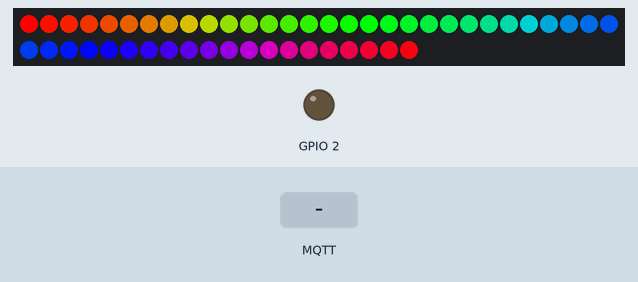
Recording of a sketch running on a simulated ESP8266 (NodeMCU). Parts: 50 RGB LEDs in strip order, left to right, continuing on the next row, output pins drawn as LEDs (lit = HIGH). The test bench sets the inputs (shaded band). WiFi joins after 1.5 s; servers stay silent unless stated; the strip is taken to match the declared colour order; no MQTT or app messages arrive unless stated; what the sketch prints to the serial monitor is not drawn.

Above: at 5.2 s.
5.3 s: MQTT message "5" arrives on the first subscribed topic
At 5.84 s:
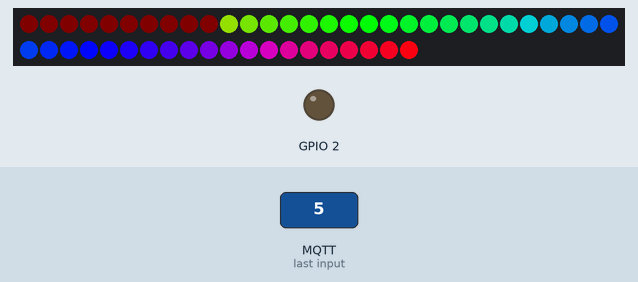
At 6.3 s:
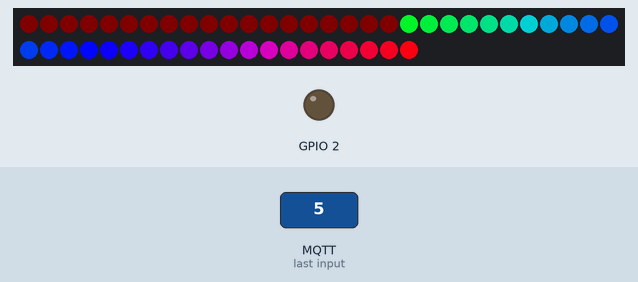
7.7 s: MQTT message "rainbow" arrives on the first subscribed topic
At 8.11 s:
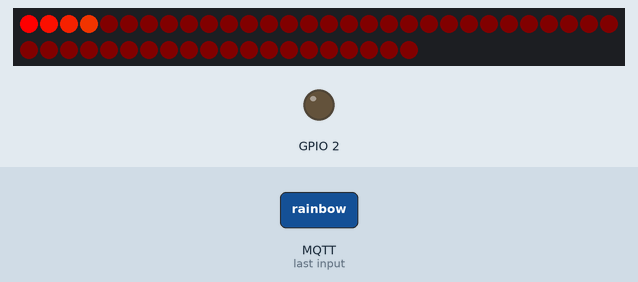
Timing chart, 0 to 10.7 s (numbered marks = the images above; inputs shaded):
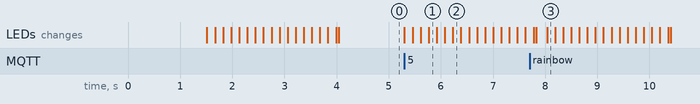

The sketch:

main.ino
```cpp
#include <ESP8266WiFi.h>
#include <PubSubClient.h>
#include <stdio.h>
#include <Adafruit_NeoPixel.h>

// Update these with values suitable for your network.

const char* ssid = "YOUR_WIFI_SSID";
const char* password = "YOUR_WIFI_PSK";
const char* mqtt_server = "io.adafruit.com";

WiFiClient espClient;
PubSubClient client(espClient);
long lastMsg = 0;
char msg[50];
int value = 0;

#define PIN 12

Adafruit_NeoPixel strip = Adafruit_NeoPixel(50, PIN, NEO_RGB + NEO_KHZ800);

void setup() {
  pinMode(BUILTIN_LED, OUTPUT);     // Initialize the BUILTIN_LED pin as an output
  Serial.begin(115200);
  setup_wifi();
  client.setServer(mqtt_server, 1883);
  client.setCallback(callback);
  strip.begin();
  rainbowCycle(50);
}

void setup_wifi() {

  delay(10);
  // We start by connecting to a WiFi network
  Serial.println();
  Serial.print("Connecting to ");
  Serial.println(ssid);

  WiFi.begin(ssid, password);

  while (WiFi.status() != WL_CONNECTED) {
    delay(500);
    Serial.print(".");
  }

  Serial.println("");
  Serial.println("WiFi connected");
  Serial.println("IP address: ");
  Serial.println(WiFi.localIP());
}

String red = "Red: ";
String green = "Green: ";
String blue = "Blue: ";

int redColor, greenColor, blueColor;

void array_to_string(byte array[], unsigned int len, char buffer[])
{
    for (unsigned int i = 0; i < len; i++)
    {
        byte nib1 = (array[i] >> 4) & 0x0F;
        byte nib2 = (array[i] >> 0) & 0x0F;
        buffer[i*2+0] = nib1  < 0xA ? '0' + nib1  : 'A' + nib1  - 0xA;
        buffer[i*2+1] = nib2  < 0xA ? '0' + nib2  : 'A' + nib2  - 0xA;
    }
    buffer[len*2] = '\0';
}

#define MAX_WORD_COUNT 3
#define MIN_WORD_COUNT 3
char *Words[MAX_WORD_COUNT];

byte split_message(char* str) {
  byte word_count = 0; //number of words
  char * item = strtok (str, ","); //getting first word (uses space & comma as delimeter)

  while (item != NULL) {
    if (word_count >= MAX_WORD_COUNT) {
      break;
    }
    Words[word_count] = item;
    item = strtok (NULL, ","); //getting subsequence word
    word_count++;
  }
  return  word_count;
}

char payloadString[30];

void colorWipe(uint32_t c, uint8_t wait) {
  for(uint16_t i=0; i<strip.numPixels(); i++) {
    strip.setPixelColor(i, c);
    strip.show();
    delay(wait);
  }
}
void rainbowCycle(uint8_t wait) {
  uint16_t i;

  for(i=0; i< strip.numPixels(); i++) {
    strip.setPixelColor(i, Wheel((i * 256 / strip.numPixels()) & 255));
    strip.show();
    delay(wait);
  }
}

// Input a value 0 to 255 to get a color value.
// The colours are a transition r - g - b - back to r.
uint32_t Wheel(byte WheelPos) {
  WheelPos = 255 - WheelPos;
  if(WheelPos < 85) {
    return strip.Color(255 - WheelPos * 3, 0, WheelPos * 3);
  }
  if(WheelPos < 170) {
    WheelPos -= 85;
    return strip.Color(0, WheelPos * 3, 255 - WheelPos * 3);
  }
  WheelPos -= 170;
  return strip.Color(WheelPos * 3, 255 - WheelPos * 3, 0);
}
int messageLength, payloadlength;
void callback(char* topic, byte* payload, unsigned int length) {
  sprintf(payloadString, "%s", payload);
  messageLength = sizeof(payloadString);
  payloadString[messageLength] = '\0';
  Serial.print("Message arrived [");
  Serial.print(topic);
  Serial.print("] ");
  Serial.println(payloadString);

  if(strstr(payloadString, "rainbow")){
    Serial.println("Rainbow!!!");
    rainbowCycle(50);
  } else {
    split_message(payloadString);

    redColor = atoi(Words[0]);
    greenColor = atoi(Words[1]);
    blueColor = atoi(Words[2]);

    Serial.println(red + redColor);
    Serial.println(green + greenColor);
    Serial.println(blue + blueColor);
    colorWipe(strip.Color(redColor, greenColor, blueColor), 50);
  }
  for(uint8_t i = 0; i < length; i++) {
    payload[i] = 0x00;
  }
}


void reconnect() {
  // Loop until we're reconnected
  while (!client.connected()) {
    Serial.print("Attempting MQTT connection...");
    // Attempt to connect
    if (client.connect("ESP8266Client", "YOUR_AIO_USERNAME", "YOUR_AIO_KEY")) {
      Serial.println("connected");
      client.subscribe("YOUR_AIO_FEED");
    } else {
      Serial.print("failed, rc=");
      Serial.print(client.state());
      Serial.println(" try again in 5 seconds");
      // Wait 5 seconds before retrying
      delay(5000);
    }
  }
}
void loop() {

  if (!client.connected()) {
    reconnect();
  }
  client.loop();

}
```

Measured:
- after the input at 5.3 s, the LEDs: first change at once (image 1 shows a later state)
